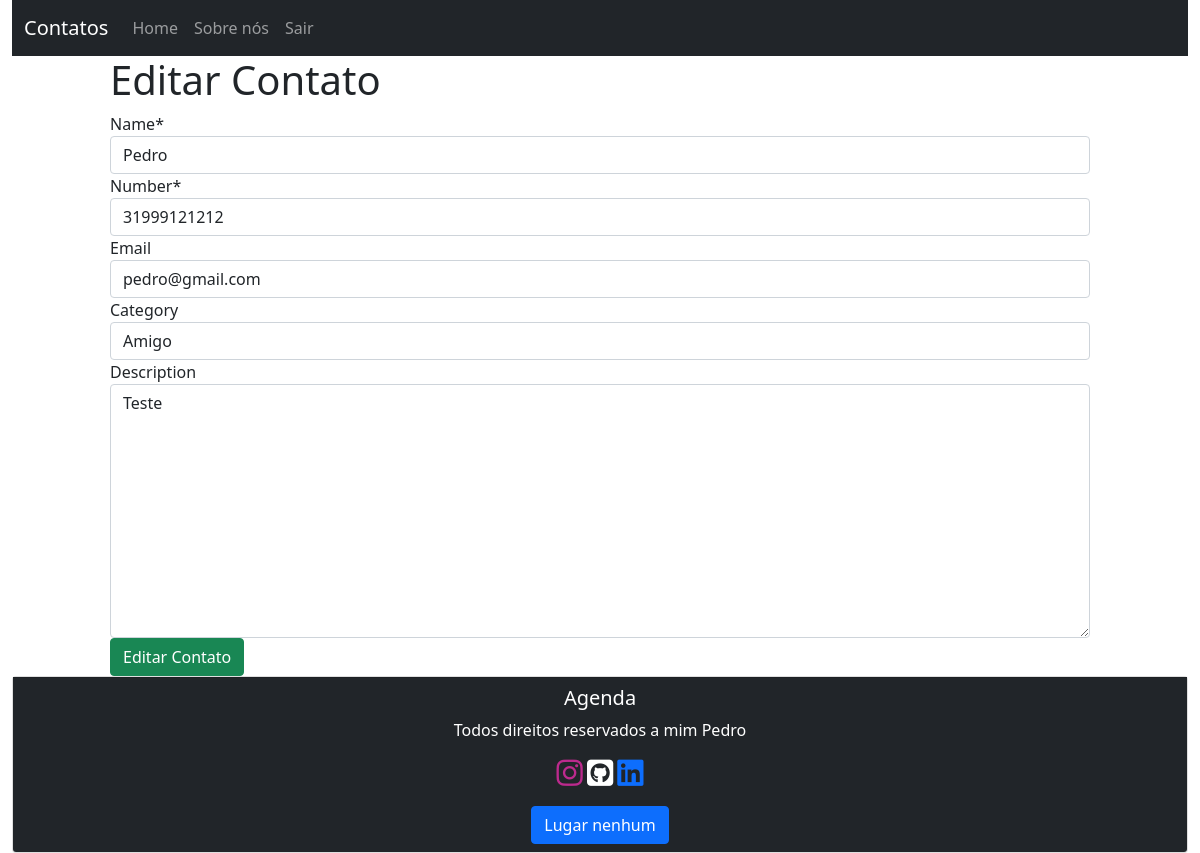
Page /edit/12 (signed in) on the committed database.
### contacts/models.py (models this page shows, shortened)
class Contact(models.Model):
    name = models.CharField(max_length=100)
    number = models.IntegerField()
    email = models.CharField(max_length=70, blank=True)
    creation_data = models.DateTimeField(default=timezone.now)
    description = models.TextField(blank=True)
    category = models.CharField(max_length=100, blank=True)
    user = models.ForeignKey(get_user_model(), on_delete=models.CASCADE)

### contacts/views.py (the view)
# urls.py: path('edit/<int:id>', views.editContact, name='edit-contact'),
@login_required
def editContact(request, id):
    contact = get_object_or_404(Contact, pk=id)
    form = ContactForm(instance=contact)
    if request.method == 'POST':
        form = ContactForm(request.POST, instance=contact)
        if form.is_valid():
            contact.save()
            messages.info(request, 'Contato editado com sucesso.')
            return redirect('/')
        else:
            return render(request, 'contacts/editcontact.html', {'form': form, 'contact': contact})
    else:
        return render(request, 'contacts/editcontact.html', {'form': form, 'contact': contact})

### contacts/forms.py
class ContactForm(forms.ModelForm):
    class Meta:
        model = Contact
        fields = ('name', 'number', 'email', 'category', 'description')

### contacts/templates/contacts/editcontact.html (shortened to what this page needs)
{% extends 'base.html' %}
{% load crispy_forms_tags %}
{% block content %}
    <div class="offset-1 col-10 list-div">
        <h1>Editar Contato {{contact.contact_name}}</h1>
        <form method="POST">
            {{ form|crispy }}
            <input type="submit" class="btn btn-success" value="Editar Contato">
        </form>
    </div>
{% endblock %}

### rows in the picture
Contact: name "Pedro", number "31999121212", email "pedro@gmail.com", category "Amigo", description "Teste"
